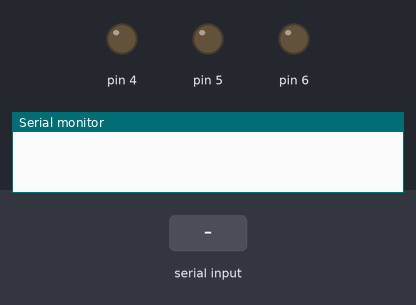
This sketch was run on a simulated Arduino Uno, built with avr-gcc and run on an emulated ATmega328P. Shown: output pins drawn as LEDs (lit = HIGH), the last lines printed to the serial monitor. Inputs (shaded band) come from the test bench.

Above: at 1.2 s.
1.3 s: "a" received over Serial
At 1.8 s:
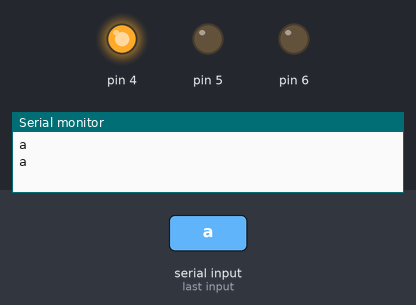
2.8 s: "c" received over Serial
At 4.0 s:
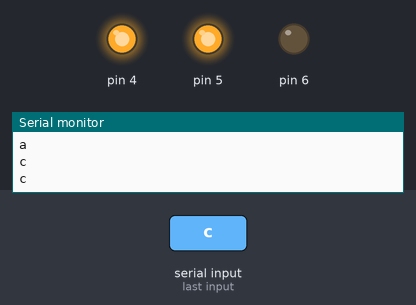
4.3 s: "b" received over Serial
At 5.3 s:
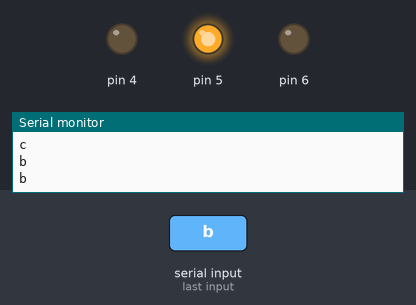
5.8 s: "e" received over Serial
At 6.5 s:
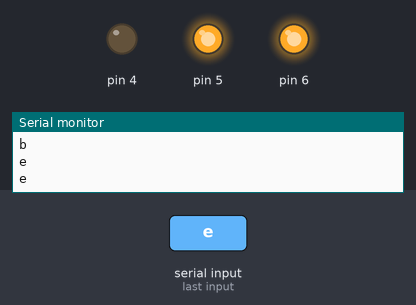
7.3 s: "d" received over Serial
At 7.6 s:
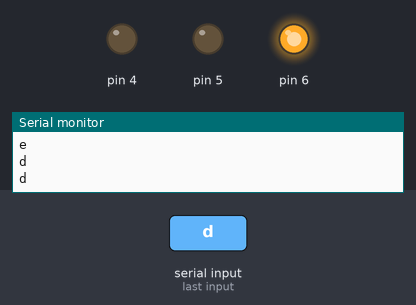
8.8 s: "a" received over Serial
At 10.0 s:
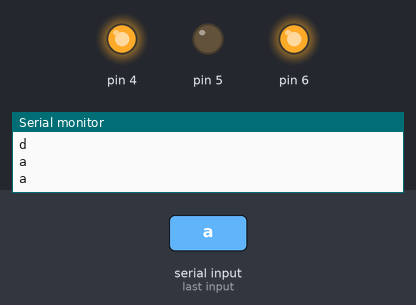
Timing chart, 0 to 11.3 s (numbered marks = the images above; inputs shaded):
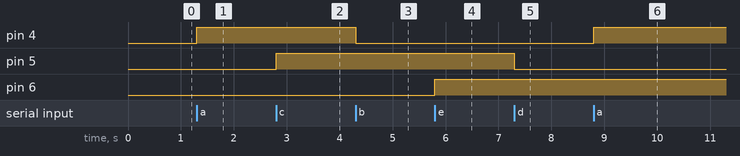

The sketch:

bluetooth-ile-RGB-led.ino
```cpp
void setup() {
Serial.begin(38400);
pinMode(4, OUTPUT);
pinMode(5, OUTPUT);
pinMode(6, OUTPUT);

}

void loop() {
char gelenVeri;
if(Serial.available()>0){
  gelenVeri = Serial.read();
  Serial.println(gelenVeri);
  if(gelenVeri == 'a')
  {
    Serial.println(gelenVeri);
    digitalWrite(4, HIGH);
    delay(1000);
  }
  if(gelenVeri == 'b')
  {
   Serial.println(gelenVeri);
   digitalWrite(4, LOW);
   delay(1000);
  }
    if(gelenVeri == 'c')
  {
    Serial.println(gelenVeri);
    digitalWrite(5, HIGH);
    delay(1000);
  }
  if(gelenVeri == 'd')
  {
   Serial.println(gelenVeri);
   digitalWrite(5, LOW);
   delay(1000);
  }
    if(gelenVeri == 'e')
  {
    Serial.println(gelenVeri);
    digitalWrite(6, HIGH);
    delay(1000);
  }
  if(gelenVeri == 'f')
  {
   Serial.println(gelenVeri);
   digitalWrite(6, LOW);
   delay(1000);
  }
}

}
```

Measured:
- after the input at 1.3 s, pin 4: LOW → HIGH at once
- after the input at 2.8 s, pin 5: LOW → HIGH at once
- after the input at 4.3 s, pin 4: HIGH → LOW at once
- after the input at 5.8 s, pin 6: LOW → HIGH at once
- after the input at 7.3 s, pin 5: HIGH → LOW at once
- after the input at 8.8 s, pin 4: LOW → HIGH at once
